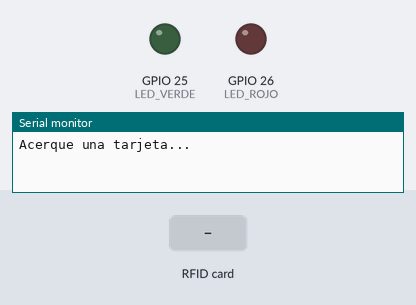
The sketch below on a simulated ESP32. Parts: output pins drawn as LEDs (lit = HIGH), the last lines printed to the serial monitor. Inputs (shaded band) come from the test bench.

Above: at 1.2 s.
1.3 s: RFID card A1 B2 C3 D4 held to the reader
At 2.5 s:
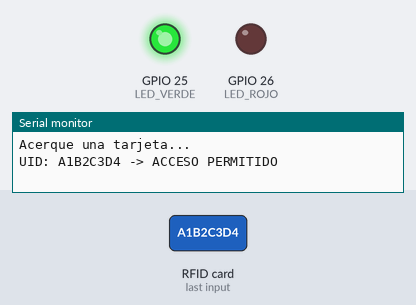
4.3 s: RFID card 5E 7A 19 C4 held to the reader
At 5.2 s:
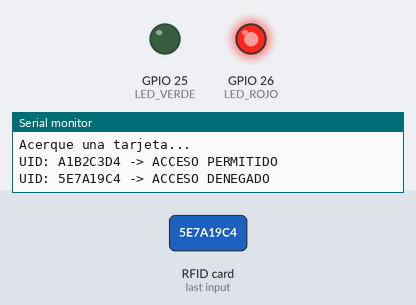
7.3 s: RFID card 11 22 33 44 held to the reader
At 8.1 s:
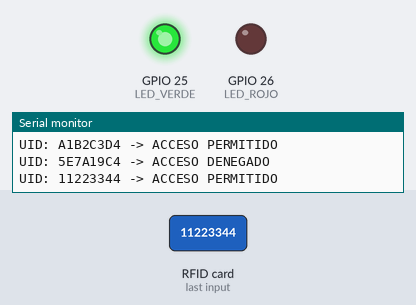
Timing chart, 0 to 10.3 s (numbered marks = the images above; inputs shaded):
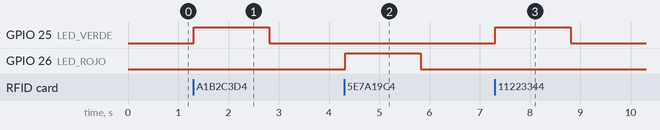

The sketch:

04_Lector_RFID.ino
```cpp
// Ejercicio 4: Control de acceso con RFID RC522  |  Placa: ESP32 (DevKit WiFi + Bluetooth)
// Librería: MFRC522 (miguelbalboa). Alimentar el RC522 SOLO con 3.3V.
#include <SPI.h>
#include <MFRC522.h>

#define SS_PIN   5
#define RST_PIN  22
#define SCK_PIN  18
#define MOSI_PIN 23
#define MISO_PIN 19
#define LED_VERDE 25
#define LED_ROJO  26

MFRC522 rfid(SS_PIN, RST_PIN);

// UIDs autorizados: léelos primero por el monitor serial y pégalos aquí
const String AUTORIZADOS[] = {"A1B2C3D4", "11223344"};
const int N_AUTORIZADOS = sizeof(AUTORIZADOS) / sizeof(AUTORIZADOS[0]);

String leerUID() {
  String uid = "";
  for (byte i = 0; i < rfid.uid.size; i++) {
    if (rfid.uid.uidByte[i] < 0x10) uid += "0";            // relleno a 2 dígitos
    uid += String(rfid.uid.uidByte[i], HEX);
  }
  uid.toUpperCase();
  return uid;
}

bool esAutorizado(String uid) {
  for (int i = 0; i < N_AUTORIZADOS; i++) if (uid == AUTORIZADOS[i]) return true;
  return false;
}

void setup() {
  Serial.begin(115200);
  pinMode(LED_VERDE, OUTPUT);
  pinMode(LED_ROJO, OUTPUT);
  SPI.begin(SCK_PIN, MISO_PIN, MOSI_PIN, SS_PIN);          // pines SPI explícitos
  rfid.PCD_Init();
  Serial.println("Acerque una tarjeta...");
}

void loop() {
  if (!rfid.PICC_IsNewCardPresent() || !rfid.PICC_ReadCardSerial()) return;  // espera tarjeta

  String uid = leerUID();
  bool ok = esAutorizado(uid);
  Serial.println("UID: " + uid + (ok ? " -> ACCESO PERMITIDO" : " -> ACCESO DENEGADO"));

  digitalWrite(ok ? LED_VERDE : LED_ROJO, HIGH);           // verde = permitido, rojo = denegado
  delay(1500);
  digitalWrite(LED_VERDE, LOW);
  digitalWrite(LED_ROJO, LOW);

  rfid.PICC_HaltA();                                       // detiene la lectura de esa tarjeta
  rfid.PCD_StopCrypto1();
}
```

Measured:
- after the input at 1.3 s, GPIO 25 (LED_VERDE): LOW → HIGH at once, → LOW 1.5 s later
- after the input at 4.3 s, GPIO 26 (LED_ROJO): LOW → HIGH at once, → LOW 1.5 s later
- after the input at 7.3 s, GPIO 25 (LED_VERDE): LOW → HIGH at once, → LOW 1.5 s later
